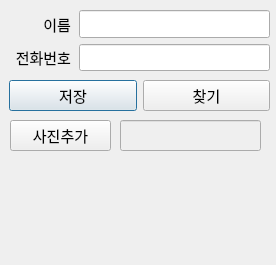
<?xml version="1.0" encoding="UTF-8"?>
<ui version="4.0">
 <class>Dialog</class>
 <widget class="QDialog" name="Dialog">
  <property name="geometry">
   <rect>
    <x>0</x>
    <y>0</y>
    <width>276</width>
    <height>265</height>
   </rect>
  </property>
  <property name="windowTitle">
   <string>MiniFaceBook_QT</string>
  </property>
  <property name="windowIcon">
   <iconset>
    <normaloff>res/1.ico</normaloff>res/1.ico</iconset>
  </property>
  <widget class="QLabel" name="lblPhoto">
   <property name="geometry">
    <rect>
     <x>80</x>
     <y>160</y>
     <width>111</width>
     <height>101</height>
    </rect>
   </property>
   <property name="text">
    <string/>
   </property>
   <property name="pixmap">
    <pixmap>C:/Users/mynos/Pictures/Screenshots/스크린샷 2025-04-10 133844.png</pixmap>
   </property>
   <property name="scaledContents">
    <bool>true</bool>
   </property>
   <property name="alignment">
    <set>Qt::AlignCenter</set>
   </property>
  </widget>
  <widget class="QWidget" name="horizontalLayoutWidget">
   <property name="geometry">
    <rect>
     <x>9</x>
     <y>80</y>
     <width>261</width>
     <height>31</height>
    </rect>
   </property>
   <layout class="QHBoxLayout" name="horizontalLayout">
    <item>
     <widget class="QPushButton" name="btnSubmit">
      <property name="font">
       <font>
        <family>Agency FB</family>
        <pointsize>11</pointsize>
       </font>
      </property>
      <property name="text">
       <string>저장</string>
      </property>
     </widget>
    </item>
    <item>
     <widget class="QPushButton" name="btnSearch">
      <property name="font">
       <font>
        <family>Agency FB</family>
        <pointsize>11</pointsize>
       </font>
      </property>
      <property name="text">
       <string>찾기</string>
      </property>
     </widget>
    </item>
   </layout>
  </widget>
  <widget class="QPushButton" name="btnAddPhoto">
   <property name="geometry">
    <rect>
     <x>10</x>
     <y>120</y>
     <width>101</width>
     <height>31</height>
    </rect>
   </property>
   <property name="font">
    <font>
     <family>Agency FB</family>
     <pointsize>11</pointsize>
    </font>
   </property>
   <property name="text">
    <string>사진추가</string>
   </property>
   <property name="icon">
    <iconset>
     <normaloff>res/1.ico</normaloff>res/1.ico</iconset>
   </property>
  </widget>
  <widget class="QWidget" name="verticalLayoutWidget">
   <property name="geometry">
    <rect>
     <x>10</x>
     <y>10</y>
     <width>61</width>
     <height>61</height>
    </rect>
   </property>
   <layout class="QVBoxLayout" name="verticalLayout">
    <item>
     <widget class="QLabel" name="label">
      <property name="font">
       <font>
        <family>Agency FB</family>
        <pointsize>11</pointsize>
       </font>
      </property>
      <property name="text">
       <string>이름</string>
      </property>
      <property name="alignment">
       <set>Qt::AlignRight|Qt::AlignTrailing|Qt::AlignVCenter</set>
      </property>
     </widget>
    </item>
    <item>
     <widget class="QLabel" name="label_2">
      <property name="font">
       <font>
        <family>Agency FB</family>
        <pointsize>11</pointsize>
       </font>
      </property>
      <property name="text">
       <string>전화번호</string>
      </property>
      <property name="alignment">
       <set>Qt::AlignRight|Qt::AlignTrailing|Qt::AlignVCenter</set>
      </property>
     </widget>
    </item>
   </layout>
  </widget>
  <widget class="QWidget" name="verticalLayoutWidget_2">
   <property name="geometry">
    <rect>
     <x>79</x>
     <y>10</y>
     <width>191</width>
     <height>61</height>
    </rect>
   </property>
   <layout class="QVBoxLayout" name="verticalLayout_2">
    <item>
     <widget class="QLineEdit" name="lineEdit">
      <property name="font">
       <font>
        <family>Agency FB</family>
        <pointsize>11</pointsize>
       </font>
      </property>
     </widget>
    </item>
    <item>
     <widget class="QLineEdit" name="lineEdit_2">
      <property name="font">
       <font>
        <family>Agency FB</family>
        <pointsize>11</pointsize>
       </font>
      </property>
     </widget>
    </item>
   </layout>
  </widget>
  <widget class="QLineEdit" name="lineEdit_3">
   <property name="enabled">
    <bool>false</bool>
   </property>
   <property name="geometry">
    <rect>
     <x>120</x>
     <y>120</y>
     <width>141</width>
     <height>31</height>
    </rect>
   </property>
   <property name="font">
    <font>
     <family>Agency FB</family>
     <pointsize>11</pointsize>
    </font>
   </property>
  </widget>
 </widget>
 <resources/>
 <connections/>
</ui>
